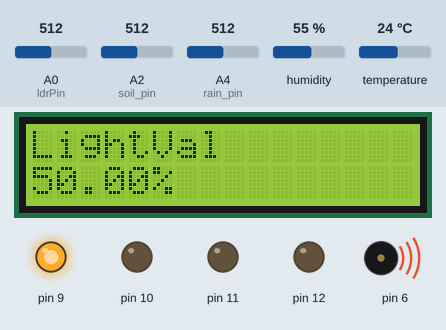
A sketch run on a simulated Arduino Uno, built with avr-gcc and run on an emulated ATmega328P. Parts: 16×2 character LCD, output pins drawn as LEDs (lit = HIGH), buzzer (waves = sounding). The inputs (shaded band) are chosen by the test bench; at power-on: A4 (rain_pin) = 512, temperature 24 °C, A0 (ldrPin) = 512, A2 (soil_pin) = 512, humidity 55 %.

Above: at 1.2 s.
1.3 s: A4 (rain_pin) set to 496
At 6.6 s:
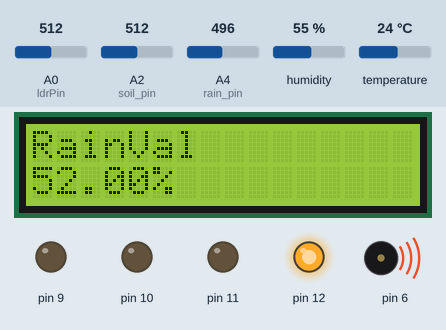
13.6 s: temperature set to 26 °C
At 18.4 s:
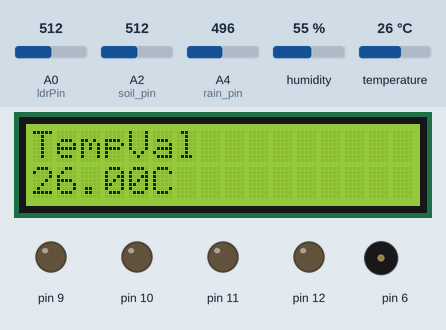
27.6 s: A0 (ldrPin) set to 504
At 29.0 s:
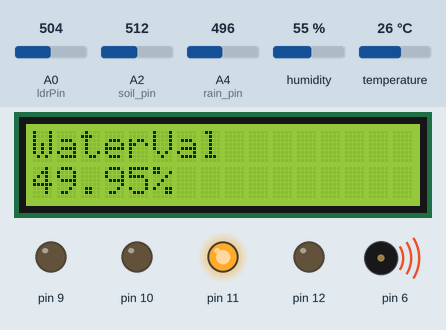
41.6 s: A2 (soil_pin) set to 306
At 45.5 s:
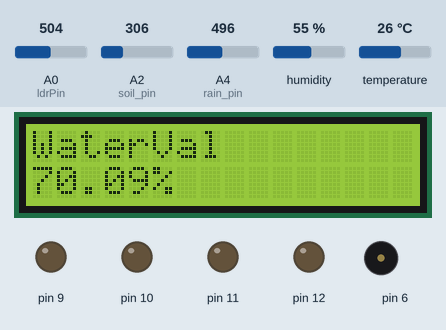
55.6 s: A4 (rain_pin) set to 716
At 57.7 s:
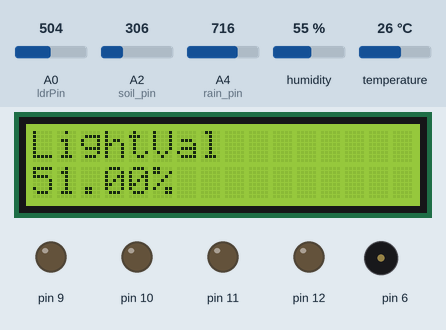
65.9 s: temperature set to 12 °C
At 66.7 s:
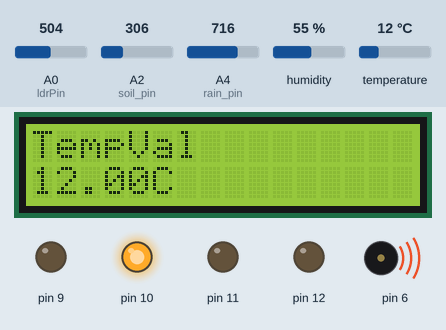
Timing chart, 0 to 74.9 s (numbered marks = the images above; inputs shaded):
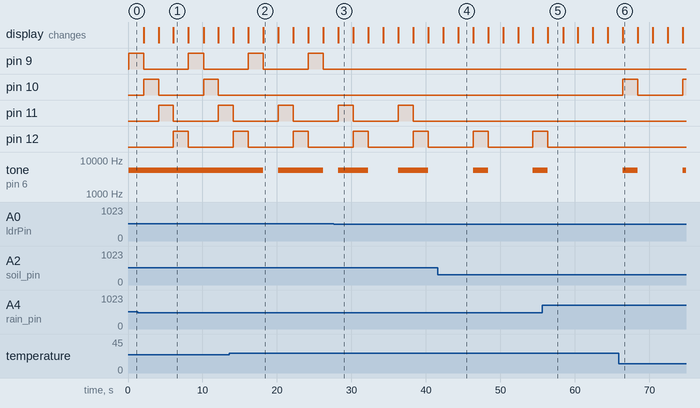

The sketch:

SOIL_PROJ.ino
```cpp
#include <LiquidCrystal.h>
#include <DHT.h>

#define DHTPIN 8
#define DHTTYPE DHT11

DHT dht(DHTPIN, DHTTYPE);
const int ldrPin = A0;
const int soil_pin=A2;
const int rain_pin=A4;
float rain_stat=0;
float soil_status=0;
int yled=9;
int rled=10;
int bled=11;
int gled=12;
int buzzer=6;

LiquidCrystal lcd(5,4,3,2,1,0);

void setup() {
  lcd.clear();
  lcd.begin(16, 2);
  dht.begin();
  pinMode(9,OUTPUT);
  pinMode(10,OUTPUT);
  pinMode(11,OUTPUT);
  pinMode(12,OUTPUT);
  pinMode(6,OUTPUT);

}

void loop()
{
  ldr();
  delay(2000);
  temp();
  delay(2000);
  soil_humidity();
  delay(2000);
  rain();
  delay(2000);

}

void ldr() {
  float ldrValue = analogRead(ldrPin);
  float ldr_per=map(ldrValue,0.0,1023.0,100.0,0.0);
  lcd.clear();
  lcd.setCursor(0, 0);
  lcd.print("LightVal");
  lcd.setCursor(0, 1);
  lcd.print(ldr_per);
  lcd.print("%");
  if(ldr_per <= 50)
  {
  digitalWrite(9,HIGH);
  digitalWrite(10,LOW);
  digitalWrite(11,LOW);
  digitalWrite(12,LOW);
  tone(6,5000);
  }
  else
  {
  digitalWrite(9,LOW);
  digitalWrite(10,LOW);
  digitalWrite(11,LOW);
  digitalWrite(12,LOW);
  noTone(6);
  }
}

void temp()
{
  float temp=dht.readTemperature();
  lcd.clear();
  lcd.setCursor(0, 0);
  lcd.print("TempVal");
  lcd.setCursor(0, 1);
  lcd.print(temp);
  lcd.print("C");
  if(temp < 25 )
  {
  digitalWrite(9,LOW);
  digitalWrite(10,HIGH);
  digitalWrite(11,LOW);
  digitalWrite(12,LOW);
  tone(6,5000);
  }
  else if(temp >= 25 && temp <=35)
  {
  digitalWrite(9,LOW);
  digitalWrite(10,LOW);
  digitalWrite(11,LOW);
  digitalWrite(12,LOW);
  noTone(6);
  }
  else
  {
  digitalWrite(9,LOW);
  digitalWrite(10,HIGH);
  digitalWrite(11,LOW);
  digitalWrite(12,LOW);
  tone(6,5000);
  }
}

void soil_humidity()
{
  soil_status=analogRead(soil_pin);
  float water=(100.0-((soil_status/1023.0)*100.0));
  lcd.clear();
  lcd.setCursor(0, 0);
  lcd.print("WaterVal");
  lcd.setCursor(0, 1);
  lcd.print(water);
  lcd.print("%");
  if (water < 50)
  {
  digitalWrite(9,LOW);
  digitalWrite(10,LOW);
  digitalWrite(11,HIGH);
  digitalWrite(12,LOW);
  tone(6,5000);
  }
  else
  {
  digitalWrite(9,LOW);
  digitalWrite(10,LOW);
  digitalWrite(11,LOW);
  digitalWrite(12,LOW);
  noTone(6);
  }
}

void rain()
{
  rain_stat=analogRead(A4);
  float rain_val=map(rain_stat,0.0,1023.0,100.0,0.0);
  lcd.clear();
  lcd.setCursor(0, 0);
  lcd.print("RainVal");
  lcd.setCursor(0, 1);
  lcd.print(rain_val);
  lcd.print("%");
  if(rain_val > 50)
  {
  digitalWrite(9,LOW);
  digitalWrite(10,LOW);
  digitalWrite(11,LOW);
  digitalWrite(12,HIGH);
  tone(6,5000);
  }
  else
  {
  digitalWrite(9,LOW);
  digitalWrite(10,LOW);
  digitalWrite(11,LOW);
  digitalWrite(12,LOW);
  noTone(6);
  }
}
```

Measured:
- the behaviour switches between 512 and 511 on A4 (rain_pin) (found by bisection; images 0 and 1)
- the behaviour switches between 24 and 25 °C on temperature (found by bisection; images 1 and 2)
- the behaviour switches between 512 and 511 on A0 (ldrPin) (found by bisection; images 2 and 3)
- after the input at 1.3 s, pin 12: LOW → HIGH after 4.8 s, → LOW 2.0 s later; tone on pin 6: stays 5000 Hz (without the input it goes to silent after 4.8 s)
- after the input at 13.6 s, pin 10: stays LOW (without the input it goes to HIGH after 4.6 s); tone on pin 6: 5000 Hz → silent after 4.6 s, → 5000 Hz 2.0 s later, → silent 6.0 s later
- after the input at 27.6 s, pin 9: stays LOW (without the input it goes to HIGH after 4.6 s)
- after the input at 41.6 s, pin 11: stops changing and stays LOW
- after the input at 55.6 s, pin 12: goes on until 56.4 s, then stays LOW; tone on pin 6: goes on until 56.4 s, then stays silent
- after the input at 65.9 s, pin 10: LOW → HIGH after 0.54 s, → LOW 2.0 s later, → HIGH 6.0 s later; tone on pin 6: silent → 5000 Hz after 0.54 s, → silent 2.0 s later, → 5000 Hz 6.0 s later
